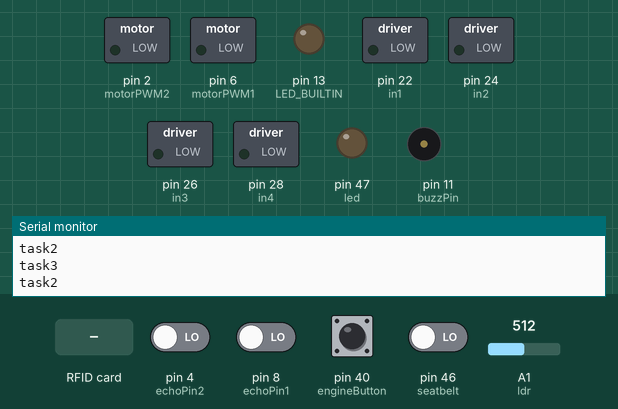
Simulated run of this sketch. Board: Arduino Mega 2560, built with avr-gcc and run on an emulated ATmega2560. Parts: switched loads named in the sketch (green lamp = pin HIGH), output pins drawn as LEDs (lit = HIGH), buzzer (waves = sounding, pin HIGH), the last lines printed to the serial monitor. The inputs (shaded band) are chosen by the test bench; at power-on: pin 4 (echoPin2), pin 8 (echoPin1), pin 40 (engineButton), pin 46 (seatbelt) LOW, A1 (ldr) = 512. Pins used as bus, display or sensor lines are not drawn.

Above: at 1.2 s.
1.3 s: RFID card 0C 57 10 39 held to the reader
At 2.9 s:
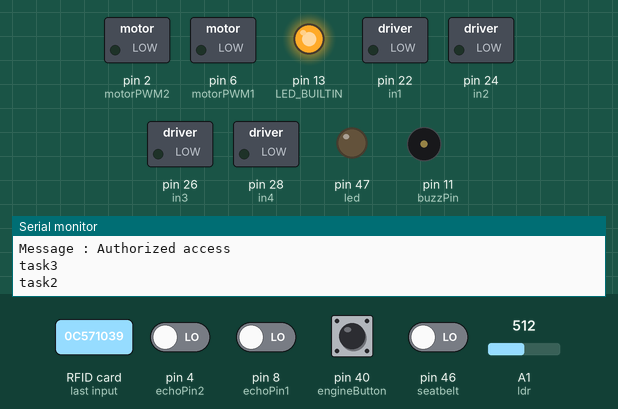
3.8 s: pin 40 (engineButton) pulled HIGH for 1 s
At 4.8 s:
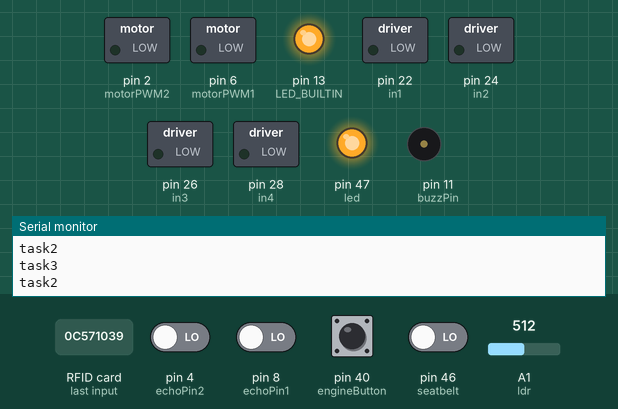
7.8 s: pin 40 (engineButton) pulled HIGH for 3.2 s
At 9.2 s:
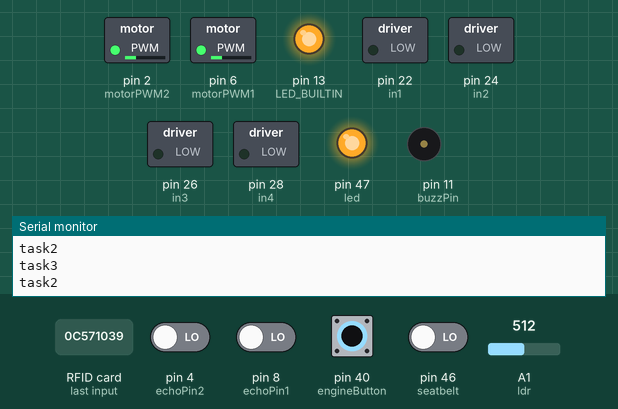
13.5 s: RFID card 0C 57 10 39 held to the reader
At 15.0 s:
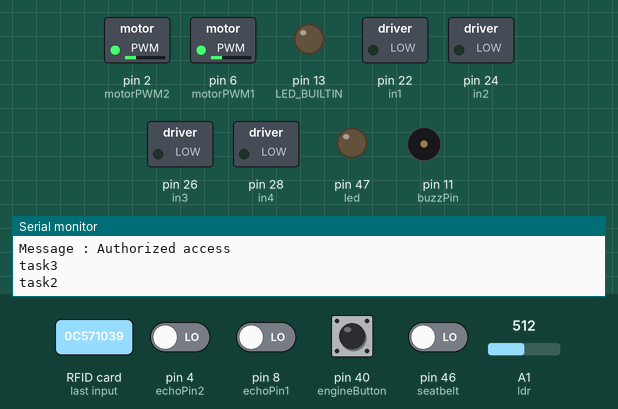
Timing chart, 0 to 16.5 s (numbered marks = the images above; inputs shaded):
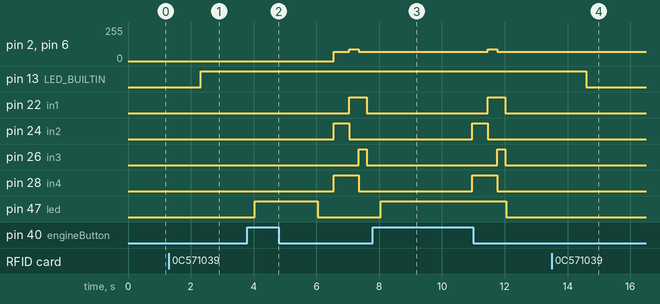

Measured:
- after the input at 1.3 s, pin 13 (LED_BUILTIN): LOW → HIGH after 1.0 s
- after the input at 3.8 s, pin 2 (motorPWM2), pin 6 (motorPWM1): 0/255 → 70/255 after 2.8 s, → 90/255 0.50 s later, → 70/255 0.30 s later
- after the input at 7.8 s, pin 2 (motorPWM2), pin 6 (motorPWM1): 70/255 → 90/255 after 3.7 s, → 70/255 0.30 s later; pin 22 (in1): LOW → HIGH after 3.7 s, → LOW 0.55 s later; pin 24 (in2): LOW → HIGH after 3.2 s, → LOW 0.50 s later; pin 26 (in3): LOW → HIGH after 4.0 s, → LOW 0.25 s later; pin 28 (in4): LOW → HIGH after 3.2 s, → LOW 0.80 s later
- after the input at 13.5 s, pin 13 (LED_BUILTIN): HIGH → LOW after 1.1 s

The sketch:

self-driving-car.ino
```cpp
#include <SPI.h>
#include <MFRC522.h>
#include <Arduino_FreeRTOS.h>

//RFID
#define SS_PIN 53
#define RST_PIN 5

// Motor
#define  motorPWM1 6
#define  motorPWM2 2
#define  in1 22
#define  in2 24
#define  in3 26
#define  in4 28

//Sensor
#define echoPin1 8
#define trigPin1 9
#define echoPin2 4
#define trigPin2 3

#define seatbelt 46
#define buzzPin 11

#define ldr A1
#define led 47

#define engineButton 40

long duration1;
long duration2;
int distance1;
int distance2;

MFRC522 mfrc522(SS_PIN, RST_PIN);   // Create MFRC522 instance.
boolean isUnlocked;
boolean isRunning;

void task1(void*pvParameters);
void task2(void*pvParameters);
void task3(void*pvParameters);

void  setup ( )
{
  pinMode ( motorPWM1 ,  OUTPUT ) ;
  pinMode ( motorPWM2 ,  OUTPUT ) ;
  pinMode ( in1 ,  OUTPUT ) ;
  pinMode ( in2 ,  OUTPUT ) ;
  pinMode ( in3 ,  OUTPUT ) ;
  pinMode ( in4 ,  OUTPUT ) ;
  pinMode(trigPin1, OUTPUT);
  pinMode(echoPin1, INPUT);
  pinMode(trigPin2, OUTPUT);
  pinMode(echoPin2, INPUT);
  pinMode(buzzPin, OUTPUT);
  pinMode(seatbelt, INPUT);
  pinMode(engineButton, INPUT);
  pinMode(ldr, INPUT);
  pinMode(led, OUTPUT);
  pinMode(LED_BUILTIN, OUTPUT);

  isUnlocked = false;
  Serial.begin(9600);   // Initiate a serial communication
  SPI.begin();      // Initiate  SPI bus
  isRunning = false;
  mfrc522.PCD_Init();   // Initiate MFRC522
  Serial.println("Approximate your card to the reader...");
  Serial.println();

  xTaskCreate(task1, "startStop", 256, NULL, 3, NULL);
  xTaskCreate(task2, "movement", 256, NULL, 3, NULL);
  xTaskCreate(task3, "others", 256, NULL, 2, NULL);
}

int readDistance1() {
  digitalWrite(trigPin1, LOW);
  delayMicroseconds(2);
  digitalWrite(trigPin1, HIGH);
  delay(10);
  digitalWrite(trigPin1, LOW);
  // Reads the echoPin, returns the sound wave travel time in microseconds
  duration1 = pulseIn(echoPin1, HIGH);
  // Calculating the distance
  distance1 = duration1 * 0.034 / 2;
  return distance1;
}

int readDistance2() {
  digitalWrite(trigPin2, LOW);
  delayMicroseconds(2);
  digitalWrite(trigPin2, HIGH);
  delay(10);
  digitalWrite(trigPin2, LOW);
  // Reads the echoPin, returns the sound wave travel time in microseconds
  duration2 = pulseIn(echoPin2, HIGH);
  // Calculating the distance
  distance2 = duration2 * 0.034 / 2;
  return distance2;
}

void Stop(int del) {
  digitalWrite(in1, LOW) ;
  digitalWrite(in2, LOW) ;
  digitalWrite(in3, LOW) ;
  digitalWrite(in4, LOW) ;
  delay(del);
}

void left(int del) {
   digitalWrite(in1, HIGH) ;
   digitalWrite(in2, LOW) ;
   digitalWrite(in3, LOW) ;
   digitalWrite(in4, HIGH) ;
   analogWrite ( motorPWM1 ,  90 ) ;
   analogWrite ( motorPWM2 ,  90 ) ;
   delay(del);
}

void right(int del){
   digitalWrite(in1, LOW) ;
   digitalWrite(in2, HIGH) ;
   digitalWrite(in3, HIGH) ;
   digitalWrite(in4, LOW) ;
   analogWrite ( motorPWM1 ,  90 ) ;
   analogWrite ( motorPWM2 ,  90 ) ;
   delay(del);
}

void forward(int del) {
  digitalWrite ( in1 ,  HIGH ) ;
  digitalWrite ( in2 ,  LOW ) ;
  digitalWrite ( in3 ,  HIGH ) ;
  digitalWrite ( in4 ,  LOW ) ;
  analogWrite ( motorPWM1 ,  70 ) ;
  analogWrite ( motorPWM2 ,  70 ) ;
  delay(del);
}

void back(int del){
  digitalWrite ( in1 ,  LOW ) ;
  digitalWrite ( in2 ,  HIGH ) ;
  digitalWrite ( in3 ,  LOW ) ;
  digitalWrite ( in4 ,  HIGH ) ;
  analogWrite ( motorPWM1 ,  70 ) ;
  analogWrite ( motorPWM2 ,  70 ) ;
  delay(del);
}

void RIFDAccess()
{
  // Look for new cards
  if ( ! mfrc522.PICC_IsNewCardPresent())
  {
    return;
  }
  // Select one of the cards
  if ( ! mfrc522.PICC_ReadCardSerial())
  {
    return;
  }
  //Show UID on serial monitor
  Serial.print("UID tag :");
  String content= "";
  byte letter;
  for (byte i = 0; i < mfrc522.uid.size; i++)
  {
     Serial.print(mfrc522.uid.uidByte[i] < 0x10 ? " 0" : " ");
     Serial.print(mfrc522.uid.uidByte[i], HEX);
     content.concat(String(mfrc522.uid.uidByte[i] < 0x10 ? " 0" : " "));
     content.concat(String(mfrc522.uid.uidByte[i], HEX));
  }
  Serial.println();
  Serial.print("Message : ");
  content.toUpperCase();
  if (content.substring(1) == "0C 57 10 39") //change here the UID of the card/cards that you want to give access
  {
    if(isUnlocked && !isRunning)
      isUnlocked = false;
    else if(!isUnlocked && !isRunning)
      isUnlocked = true;
    Serial.println("Authorized access");
    Serial.println();
    delay(1000);
  }
 else
 {
    Serial.println("Access denied");
    delay(1000);
  }
}

void engineState()
{
  if(isUnlocked)
  {
    if(digitalRead(engineButton)==HIGH)
      isRunning = true;
    else
      isRunning = false;
  }
}

void seatBelt(){
  if(digitalRead(seatbelt)==HIGH){
    digitalWrite(buzzPin, HIGH);
    delay(200);
    digitalWrite(buzzPin,LOW);
    delay(400);
  }
  else
    digitalWrite(buzzPin,LOW);
}

void lightSensor(){
  if(analogRead(ldr)>450)
    digitalWrite(led,HIGH);
  else
  digitalWrite(led,LOW);
}

void moveCar()
{
  if (readDistance1() < 20 && readDistance2() < 20) {
          Stop(300);
          back(500);
          left(300);
          forward(200);
          //Serial.println("both");
        }
        else if (readDistance1() < 50) {
          Stop(300);
          left(200);
          //Serial.println("right");
        }
        else if (readDistance2() < 50) {
          Stop(300);
          right(200);
          //Serial.println("left");
        }
        else{
          forward(200);
          //Serial.println("forward");
        }
}

void task1(void*pvParameters){
  (void)pvParameters;
  while(1){
    RIFDAccess();
    engineState();
    if(isUnlocked)
      digitalWrite(LED_BUILTIN, HIGH);
    else
      digitalWrite(LED_BUILTIN, LOW);
    vTaskDelay(100/portTICK_PERIOD_MS);
  }
}

void task2(void*pvParameters){
  (void)pvParameters;
  while(1){
    Serial.println("task2");
    if(isUnlocked && isRunning)
      moveCar();
    else
      Stop(1000);
      vTaskDelay(50/portTICK_PERIOD_MS);
  }
}

void task3(void*pvParameters){
  (void)pvParameters;
  while(1){
    Serial.println("task3");
    if(isUnlocked && isRunning){
      lightSensor();
      seatBelt();
    }
    else{
      digitalWrite(led,LOW);
      digitalWrite(buzzPin,LOW);
    }
    vTaskDelay(2000/portTICK_PERIOD_MS);
  }
}

void  loop ( )
{
//  RIFDAccess();
//  engineState();
//  if(isUnlocked && isRunning)
//  {
//    lightSensor();
//    seatBelt();
//    moveCar();
//  }
//  else
//  {
//    Stop(1000);
//    digitalWrite(led,LOW);
//    digitalWrite(buzzPin,LOW);
//  }
//  if(isUnlocked)
//    digitalWrite(LED_BUILTIN, HIGH);
//  else
//    digitalWrite(LED_BUILTIN, LOW);
}
```
